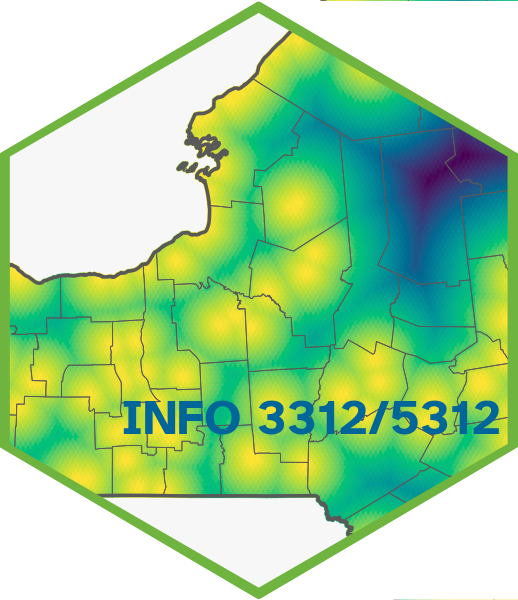

Source code (R):
library(tidyverse)
library(here)
library(sf)
library(tidycensus)
library(colorspace)
library(scales)
library(showtext)
library(hexSticker)

set.seed(123)

font_add_google("Atkinson Hyperlegible")

# import ny state parks shapefile
# source: https://gis.ny.gov/gisdata/inventories/details.cfm?DSID=430
ny_parks <- st_read(dsn = here("images", "data", "oprhp18")) |>
  st_transform(crs = 3857) |>
  filter(Category == "State Park")

# calculate nps centroids
ny_centroids <- st_centroid(x = ny_parks)

# ny state counties
ny_counties <- get_acs(
  geography = "county",
  variables = "B01001_001E",
  state = "New York",
  geometry = TRUE
) |>
  st_transform(crs = 3857)

# ny state itself
ny_state <- get_acs(
  geography = "state",
  variables = "B01001_001E",
  state = "New York",
  geometry = TRUE
) |>
  st_transform(crs = 3857)

# interpolate grid on counties
ny_grid <- st_make_grid(
  x = ny_counties, n = c(200, 200),
  square = FALSE
) |>
  st_intersection(ny_counties) |>
  st_transform(crs = 3857)

# calculate great circle distance between national park centroids and counties
distance_to_park_centroid <- st_distance(
  x = ny_grid,
  y = ny_centroids
)

min_distance <- distance_to_park_centroid |>
  array_branch(margin = 1) |>
  map_dbl(.f = min)

p <- ny_grid |>
  st_as_sf() |>
  # minimum distance in miles
  mutate(min_distance = min_distance * 0.000621) %>%
  ggplot() +
  geom_sf(aes(fill = min_distance, color = min_distance)) +
  geom_sf(data = ny_counties, fill = NA, size = 0.1) +
  geom_sf(data = ny_state, fill = NA, size = 0.4) +
  # geom_sf(data = ny_parks, fill = sequential_hcl(n = 3, palette = "viridis", rev = TRUE)[[1]]) +
  scale_fill_continuous_sequential(
    name = "Distance\n(in miles)",
    palette = "viridis",
    aesthetics = c("fill", "color"),
    guide = "none"
  ) +
  theme_void()

# main site
sticker(
  # colors of sticker background/border
  h_color = "#6EB43F", h_fill = "#F7F7F7",
  # package name and formatting
  package = "INFO 3312/5312", p_color = "#006699",
  p_x = 1.175, p_y = 0.6, p_size = 13,
  p_family = "Atkinson Hyperlegible",
  p_fontface = "bold",
  # subplot
  subplot = p,
  s_x = 1, s_y = .8,
  s_width = 3.75, s_height = 3.75,
  white_around_sticker = TRUE,
  # save file
  filename = here("images", "logo.png")
)

# favicon
sticker(
  # colors of sticker background/border
  h_color = "#6EB43F", h_fill = "#F7F7F7",
  # package name and formatting
  package = NULL, p_color = "#006699",
  p_x = 1.175, p_y = 0.6, p_size = 13,
  p_family = "Atkinson Hyperlegible",
  p_fontface = "bold",
  # subplot
  subplot = p,
  s_x = 1, s_y = .8,
  s_width = 3.75, s_height = 3.75,
  white_around_sticker = TRUE,
  # save file
  filename = here("images", "favicon.png"),
  dpi = 90
)
